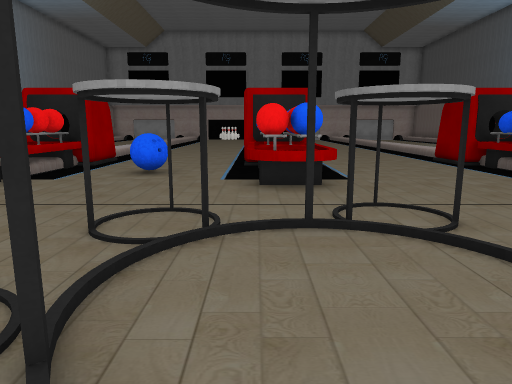
View 1 (above)

21 first-person views from a walk through a 3-D level made in the Unity game engine. The camera is 1.2 m above the floor, tilts 10° down and sees 70° across. The floor is counted in squares, 1 m on a side. Each view is taken from the middle of a square. On the plan, view 1 faces up. The plan holds only what a view shows up to about 15 squares ahead; the rest is blank. Some surface patterns are stand-ins.

View 2
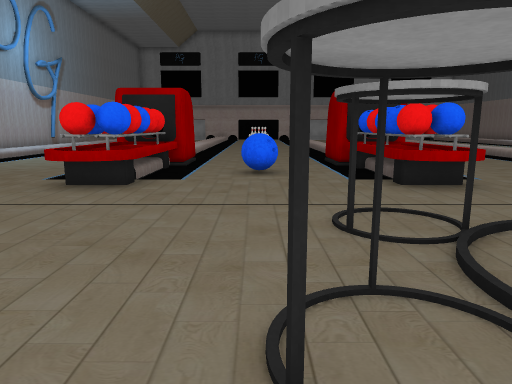

View 3
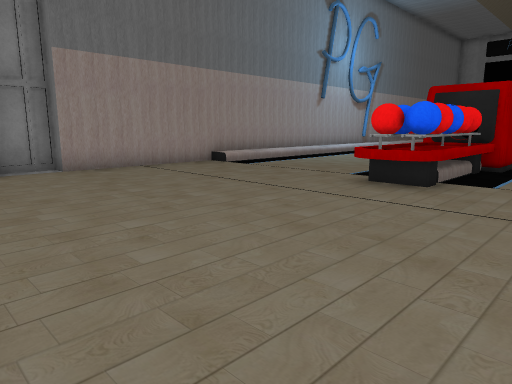

View 4
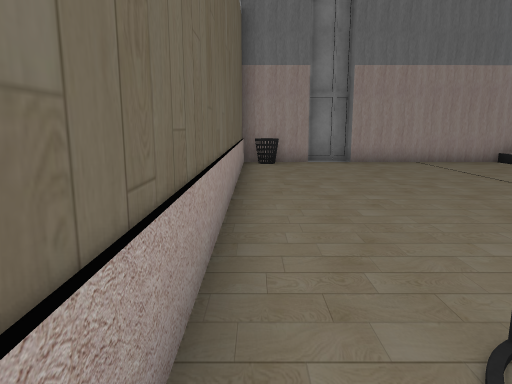

View 5
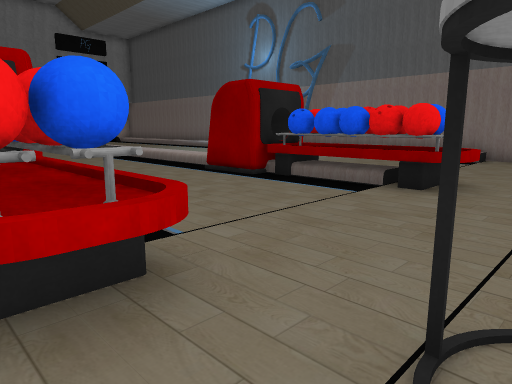

View 6
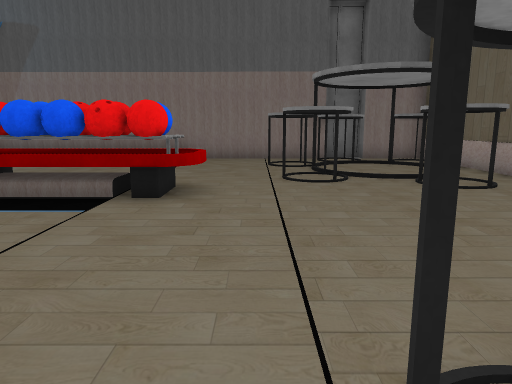

View 7
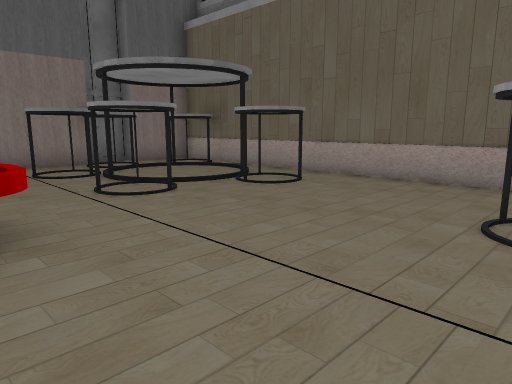

View 8
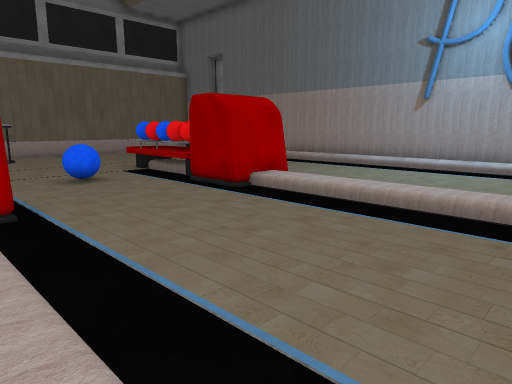

View 9
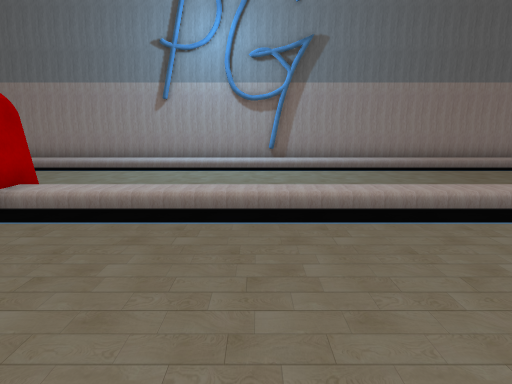

View 10
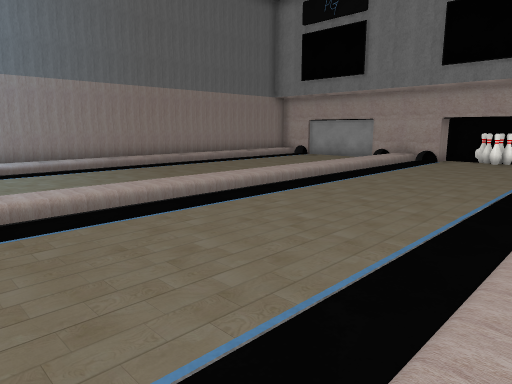

View 11
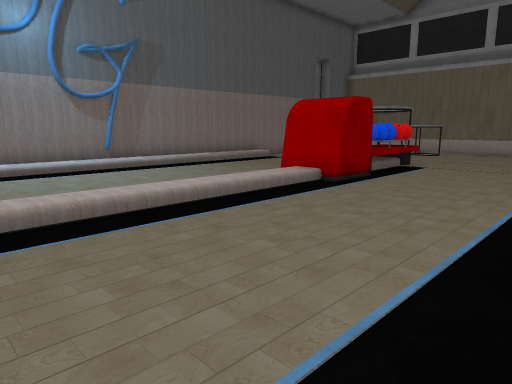

View 12
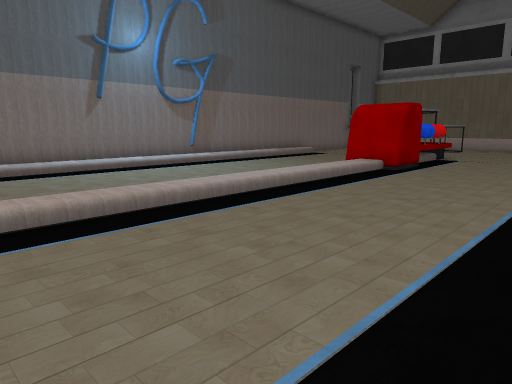

View 13
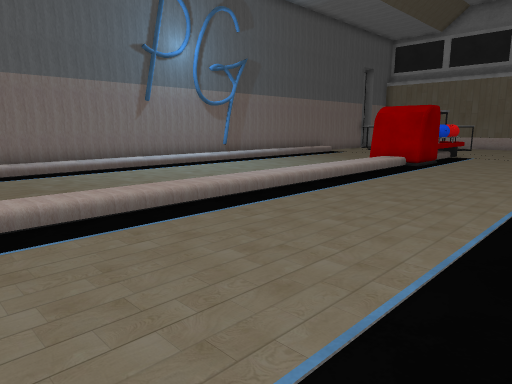

View 14
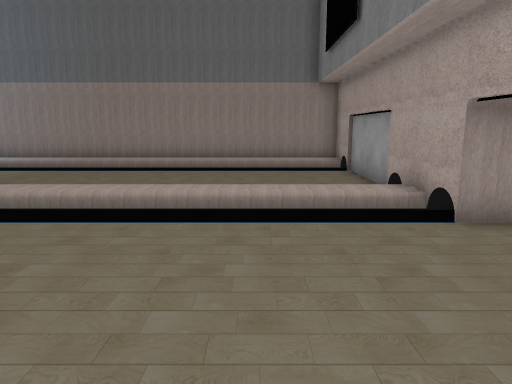

View 15
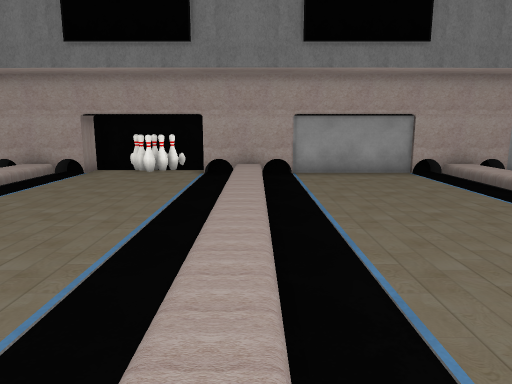

View 16
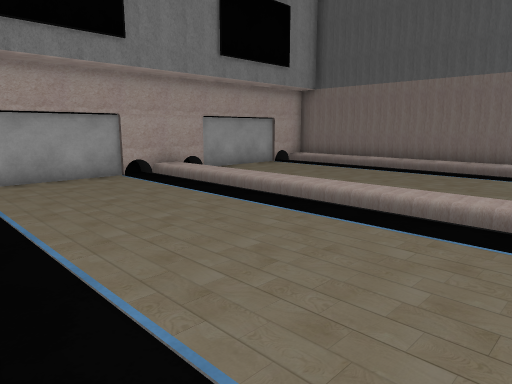

View 17
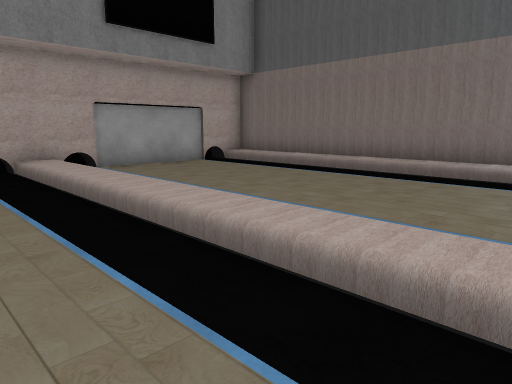

View 18
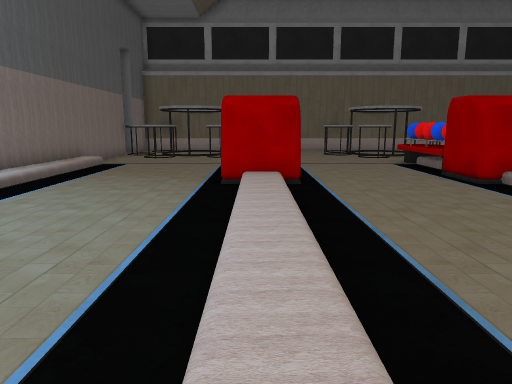

View 19
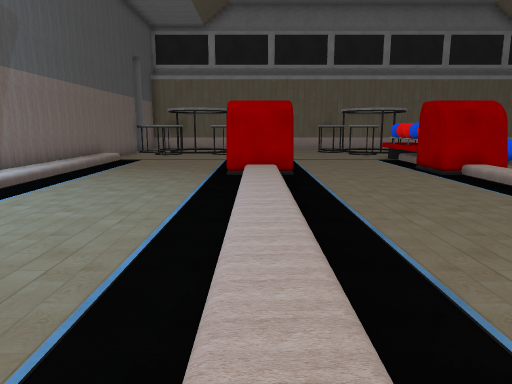

View 20
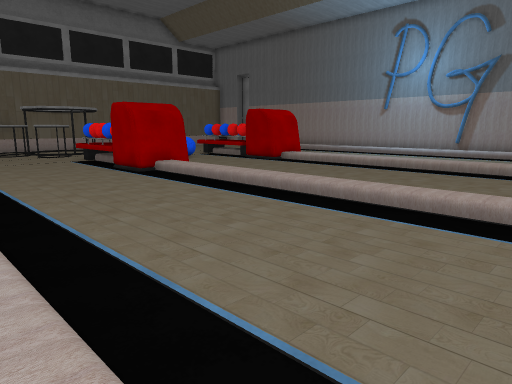

View 21
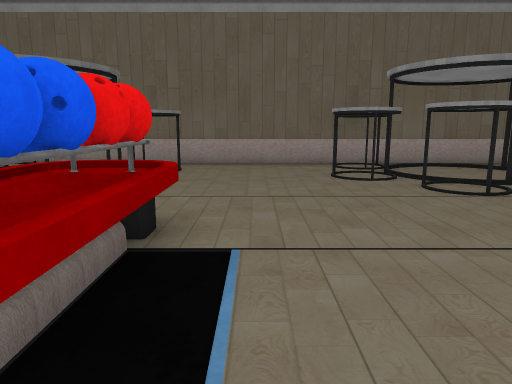

### Floor plan
Key: @ floor where view 1 was taken; # wall or solid block; . main floor; : floor 0.25 m higher than the main floor; / step, stairs or slope; = window, fence, low wall or low ledge; ^ raised ledge; T thing the floor can be seen under or through; O other object.
Columns run from 14 left of view 1 to 15 right of it. Each row starts with its distance up from view 1.
 38          ####
 37   #####  #.#### ###### ######
 36 ###...####....###....###....##
 35 #/.... //....../......: .... #
 34 #/.... //....../......: .... #
 33 #/.... //....../......: .... #
 32 #/.... //....../......:......#
 31 #/.... //....../......:......#
 30 #/.... //....../......:......#
 29 #/.... //....../......:......#
 28 #/.... //....../......:......#
 27 #/.... //....../......:......#
 26 #/.... //....../......:......#
 25 #/.... //....../......:......#
 24 #/.... //....../......:......#
 23 #/.... //....../......:......#
 22 #/.... //....../......:..... #
 21 #/.... //....../......:..... #
 20 #/.... //....../......:......#
 19 #/.... //....../......:......#
 18 #/.... //....../......:......#
 17 #/.... //....../......:......#
 16 #/.... //..... /......:......#
 15 #/.... //..... /......:......#
 14 #/.... ###....###....###.... #
 13 #/.... ###....###....## .... #
 12 #/.... ###....###....##T.... #
 11 #/....  O.....OO=....TOT.... #
 10 #/..... O..=..OO=....TTT.... #
  9 #/.....OO.....OO=....TOT.... #
  8 #......OO.....OO=....TT#.....#
  7 #......^^.....=^.....=^......#
  6 #............................#
  5 #...........##.TTT.....##.####
  4 #...........##.TTT.....##.####
  3 #................TT.........#
  2 #..........##....TT...##....#
  1 #..........##...##....##...##
  0 #O............@ ##.........##
 -1   ###########################

Positions as (right, up) in squares from view 1, and headings:
1: (0, 0), facing up
2: (-3, 0), facing up
3: (-3, 0), facing up-left
4: (-1, 0), facing left
5: (0, 5), facing up-right
6: (1, 6), facing right
7: (3, 8), facing down-right
8: (1, 21), facing down-left
9: (1, 19), facing left
10: (1, 19), facing up-left
11: (1, 23), facing down-right
12: (1, 27), facing down-right
13: (1, 29), facing down-right
14: (1, 33), facing left
15: (1, 24), facing up
16: (1, 25), facing up-right
17: (5, 25), facing up-right
18: (8, 24), facing down
19: (8, 26), facing down
20: (8, 26), facing down-left
21: (6, 12), facing down
